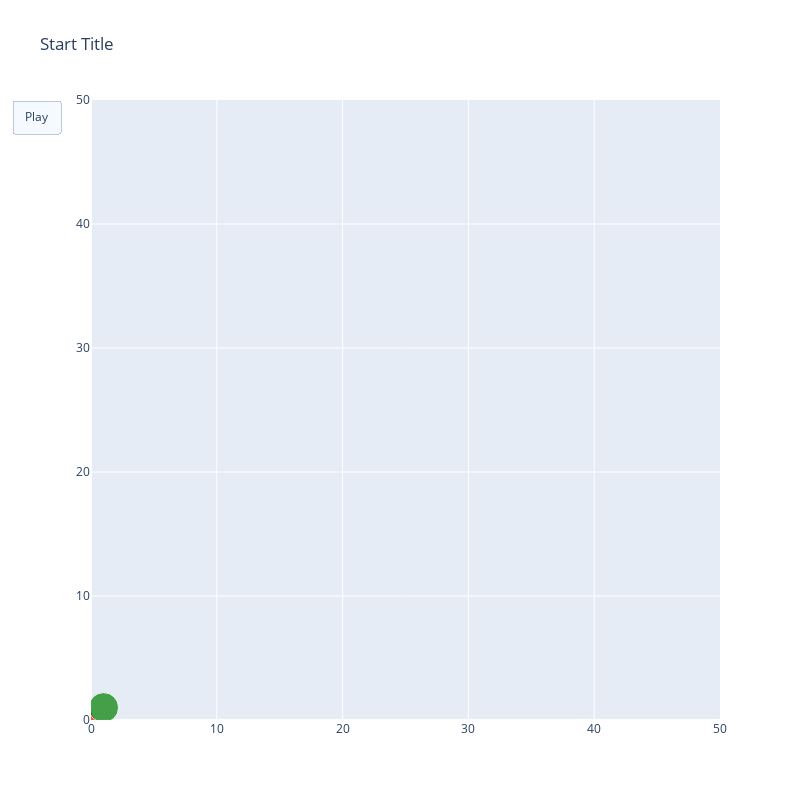

The notebook cell saved with this chart:
### Code cell


### Figure 1 — Plotly figure (JSON) as saved in the notebook; plotly's stock layout.template omitted (floating-point values rounded to 4 significant figures)
{"data": [{"marker": {"color": ["red", "green"], "size": [15, 30], "symbol": ["star-triangle-up", "circle"]}, "mode": "markers", "text": ["🚶", "⚽️"], "type": "scatter", "x": [0, 1], "y": [0, 1]}], "layout": {"height": 800, "title": {"text": "Start Title"}, "updatemenus": [{"buttons": [{"args": [null], "label": "Play", "method": "animate"}], "type": "buttons"}], "width": 800, "xaxis": {"autorange": false, "range": [0, 50]}, "yaxis": {"autorange": false, "range": [0, 50]}}}
